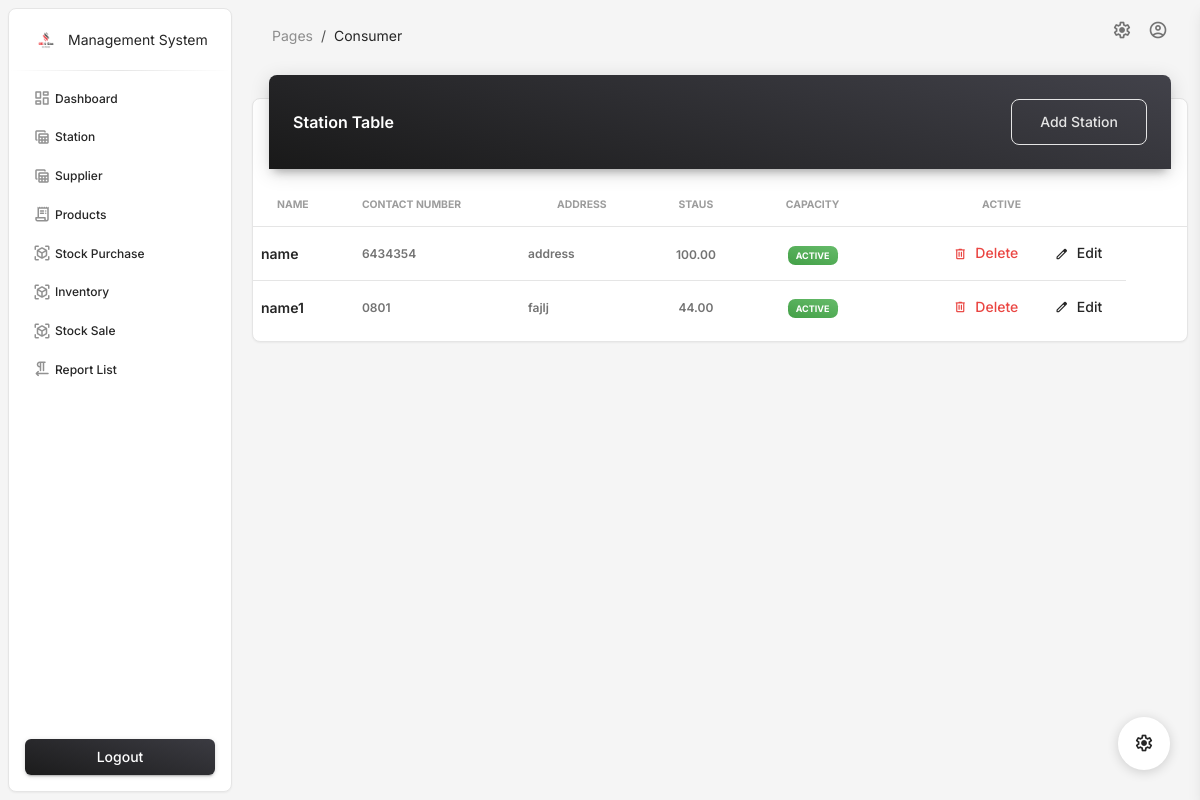
The app's page /station/, older data.
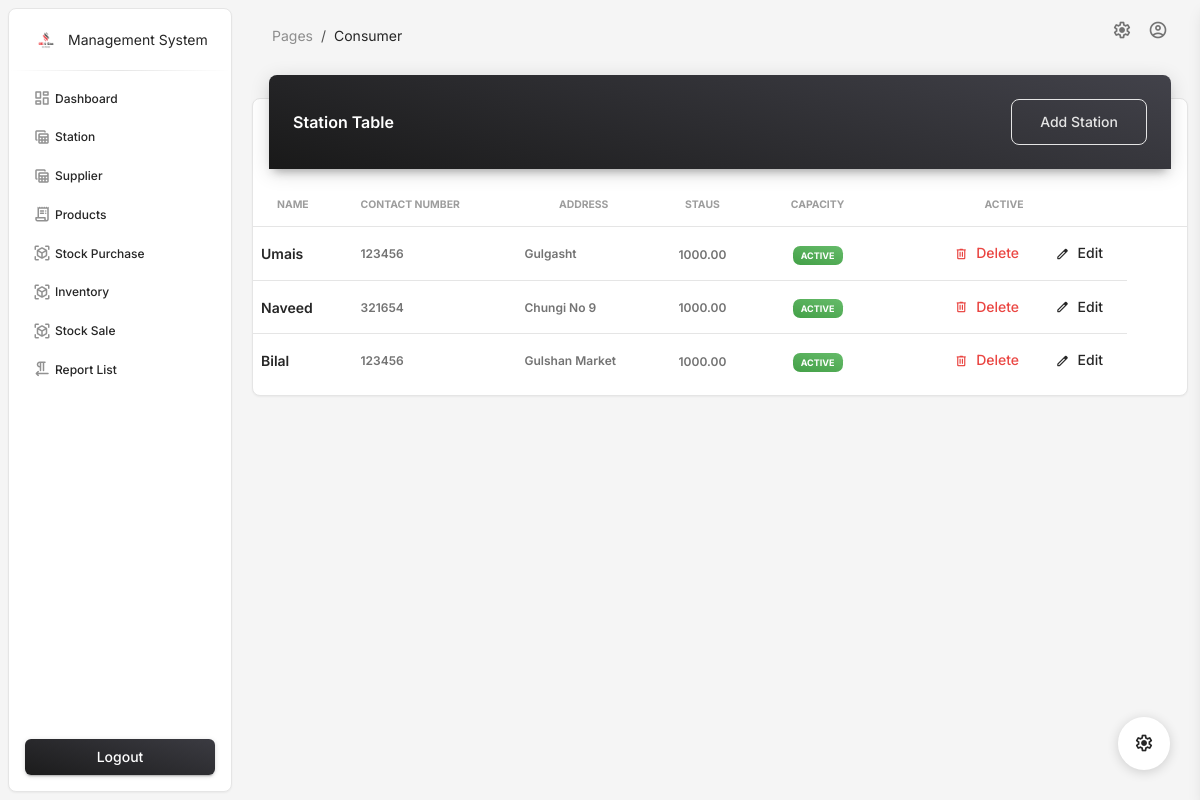
The same page, newer data.
### app/models.py (models this page shows, shortened)
class Station(models.Model):
    name = models.CharField(max_length=100)
    location = models.CharField(max_length=255)
    capacity = models.DecimalField(max_digits=10, decimal_places=2)  # Fuel capacity in liters
    contact_number = models.CharField(max_length=20)
    is_active = models.BooleanField(default=True)  # For soft delete

### app/views.py (the view)
# urls.py: path('station/', station, name='station'),
def station(request):
    stations = Station.objects.all()
    return render(request, 'station/station.html', {'stations': stations})

### templates/station/station.html (shortened to what the changed rows need)
{% extends "base.html" %}
{% block main %}
  <div class="container-fluid py-2">
    <div class="row">
      <div class="col-12">
        <div class="card my-4">
          <div class="card-body px-0 pb-2">
            <div class="table-responsive p-0">
              <table class="table align-items-center mb-0">
                <thead>
                  <tr>
                    <th class="text-uppercase text-secondary text-xxs font-weight-bolder opacity-7">Name</th>
                    <th class="text-uppercase text-secondary text-xxs font-weight-bolder opacity-7 ps-2">Contact Number</th>
                    <th class="text-center text-uppercase text-secondary text-xxs font-weight-bolder opacity-7">Address</th>
                    <th class="text-center text-uppercase text-secondary text-xxs font-weight-bolder opacity-7">Staus</th>
                    <th class="text-center text-uppercase text-secondary text-xxs font-weight-bolder opacity-7">Capacity</th>
                    <th class="text-center text-uppercase text-secondary text-xxs font-weight-bolder opacity-7">Active</th>
                    <th class="text-secondary opacity-7"></th>
                  </tr>
                </thead>
                <tbody>
                  {% for station in stations %}
                    <tr>
                        <td>
                            <h6 class="mb-0 text-sm">{{ station.name }}</h6>
                        </td>
                        <td>
                            <p class="text-xs font-weight-bold mb-0">{{ station.contact_number }}</p>
                        </td>
                        <td>
                            <p class="text-xs font-weight-bold mb-0">{{ station.location }}</p>
                        </td>
                        <td class="align-middle text-center">
                            <span class="text-secondary text-xs font-weight-bold">{{ station.capacity }}</span>
                        </td>
                        <td class="align-middle text-center">
                          <span class="text-secondary text-xs font-weight-bold">
                              {% if station.is_active %}
                                  <span class="badge badge-sm bg-gradient-success">Active</span>
                              {% else %}
                                  <span class="badge badge-sm bg-gradient-secondary">InActive</span>
                              {% endif %}
                          </span>
                      </td>
                        <td>
                            <div class="ms-auto text-end">
                              <a class="btn btn-link text-danger text-gradient px-3 mb-0" href="{% url 'delete_station' station.id %}"><i class="material-symbols-rounded text-sm me-2">delete</i>Delete</a>
                                <a
                                    class="btn btn-link text-dark px-3 mb-0 edit-btn"
                                    data-bs-toggle="modal"
                                    data-bs-target="#editStationModal"
                                    data-id="{{ station.id }}"
                                    data-name="{{ station.name }}"
                                    data-contact="{{ station.contact_number }}"
                                    data-address="{{ station.location }}"
                                    data-capacity="{{ station.capacity }}">
                                    <i class="material-symbols-rounded text-sm me-2">edit</i>Edit
                                </a>
                            </div>
                        </td>
                    </tr>
                    {% endfor %}
                </tbody>
              </table>
            </div>
          </div>
        </div>
      </div>
    </div>
  </div>
{% endblock main %}

Row changes from the older to the newer data that the page shows:
changed Station: name "name" → "Umais"; contact_number "6434354" → "123456"; location "address" → "Gulgasht"; capacity "100.00" → "1000.00"
changed Station: name "name1" → "Naveed"; contact_number "0801" → "321654"; location "fajlj" → "Chungi No 9"; capacity "44.00" → "1000.00"
added Station: name "Bilal", contact_number "123456", location "Gulshan Market", capacity "1000.00", is_active "ACTIVE"
